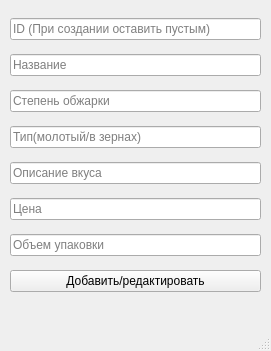
<?xml version="1.0" encoding="UTF-8"?>
<ui version="4.0">
 <class>MainWindow</class>
 <widget class="QMainWindow" name="MainWindow">
  <property name="geometry">
   <rect>
    <x>0</x>
    <y>0</y>
    <width>271</width>
    <height>351</height>
   </rect>
  </property>
  <property name="windowTitle">
   <string>MainWindow</string>
  </property>
  <widget class="QWidget" name="centralwidget">
   <widget class="QWidget" name="verticalLayoutWidget">
    <property name="geometry">
     <rect>
      <x>10</x>
      <y>10</y>
      <width>251</width>
      <height>291</height>
     </rect>
    </property>
    <layout class="QVBoxLayout" name="verticalLayout">
     <item>
      <widget class="QLineEdit" name="line_id">
       <property name="placeholderText">
        <string>ID (При создании оставить пустым)</string>
       </property>
      </widget>
     </item>
     <item>
      <widget class="QLineEdit" name="line_name">
       <property name="placeholderText">
        <string>Название</string>
       </property>
      </widget>
     </item>
     <item>
      <widget class="QLineEdit" name="line_roast">
       <property name="placeholderText">
        <string>Степень обжарки</string>
       </property>
      </widget>
     </item>
     <item>
      <widget class="QLineEdit" name="line_type">
       <property name="placeholderText">
        <string>Тип(молотый/в зернах)</string>
       </property>
      </widget>
     </item>
     <item>
      <widget class="QLineEdit" name="line_taste">
       <property name="placeholderText">
        <string>Описание вкуса</string>
       </property>
      </widget>
     </item>
     <item>
      <widget class="QLineEdit" name="line_cost">
       <property name="placeholderText">
        <string>Цена</string>
       </property>
      </widget>
     </item>
     <item>
      <widget class="QLineEdit" name="line_size">
       <property name="placeholderText">
        <string>Объем упаковки</string>
       </property>
      </widget>
     </item>
     <item>
      <widget class="QPushButton" name="button_add">
       <property name="text">
        <string>Добавить/редактировать</string>
       </property>
      </widget>
     </item>
    </layout>
   </widget>
  </widget>
  <widget class="QMenuBar" name="menubar">
   <property name="geometry">
    <rect>
     <x>0</x>
     <y>0</y>
     <width>271</width>
     <height>21</height>
    </rect>
   </property>
  </widget>
  <widget class="QStatusBar" name="statusbar"/>
 </widget>
 <resources/>
 <connections/>
</ui>
